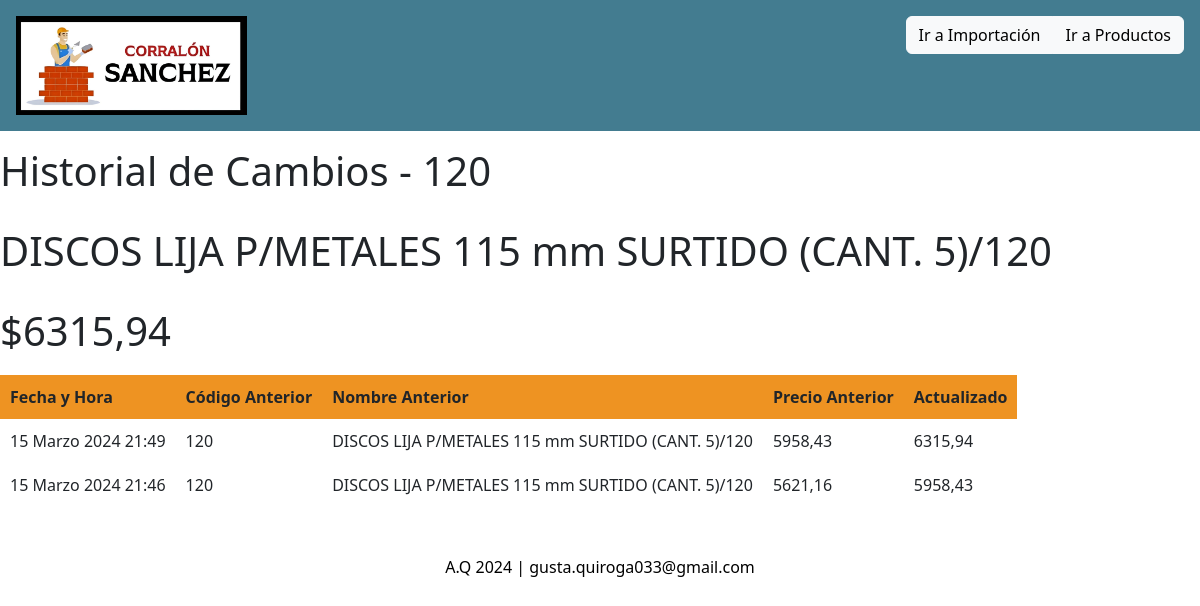
The page /ver_historial/110624/ on the database as committed earlier.
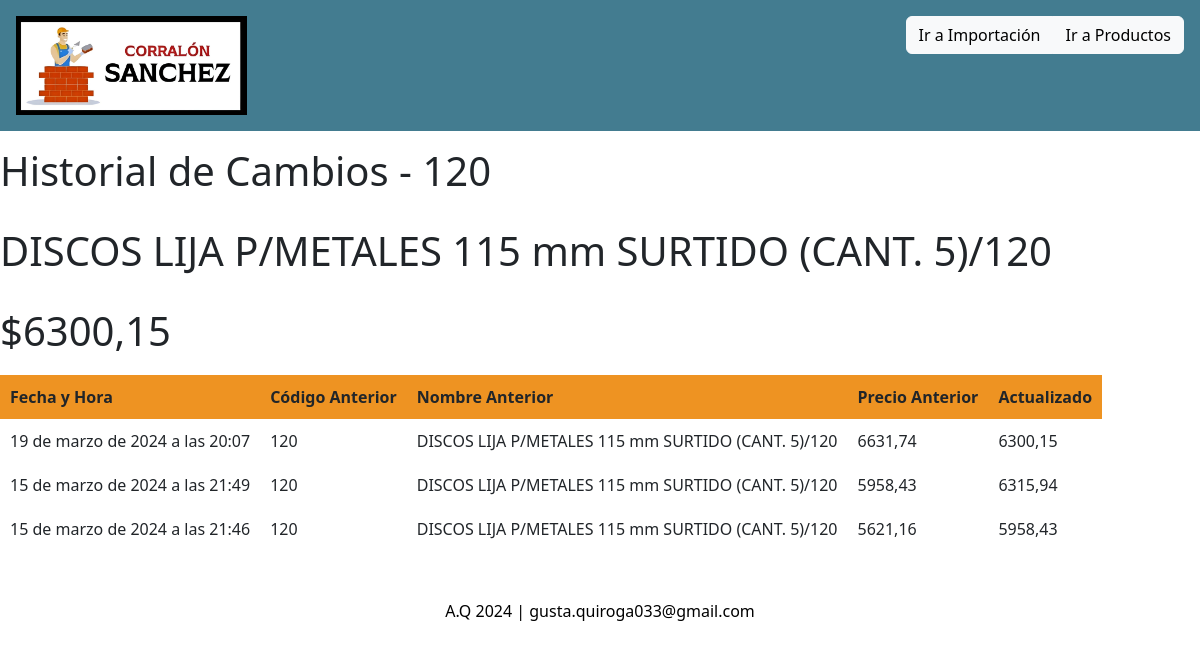
The same page on the database as committed later.
### controlStock/models.py (models this page shows)
class Producto(models.Model):
    id_pd = models.AutoField(primary_key=True)
    cod = models.CharField(max_length=20)
    des = models.CharField(max_length=75, blank=False)
    stock = models.IntegerField(default=0)
    pre = models.FloatField(blank=False)
    aju = models.CharField(max_length=4, blank=False)
    ofe = models.CharField(max_length=4, blank=False)
    en_carrito = models.BooleanField(default=False)
    cantidad = models.IntegerField(default=0)
    subtotal = models.FloatField(default=0)
    def __str__(self):
        return f"{self.cod} {self.des} {self.pre} {self.aju} {self.ofe} {self.stock}"

class HistorialProducto(models.Model):
    producto = models.ForeignKey(Producto, on_delete=models.CASCADE)
    nombre_anterior = models.CharField(max_length=255)
    cod_anterior = models.CharField(max_length=255)
    id_anterior = models.CharField(max_length=255)
    precio_anterior = models.DecimalField(max_digits=10, decimal_places=2)
    precio_actualizado = models.DecimalField(max_digits=10, decimal_places=2)
    fecha_cambio = models.DateTimeField(default=timezone.now)
    def __str__(self):
        return f'Cambio de {self.producto} el {self.fecha_cambio}'

### controlStock/views.py (the view)
# urls.py: path('ver_historial/<int:id_pd>/', ver_historial_producto, name='ver_historial_producto'),
def ver_historial_producto(request, id_pd):
    producto = get_object_or_404(Producto, id_pd=id_pd)
    historial = HistorialProducto.objects.filter(producto=producto).order_by('-fecha_cambio')  # Ordena por fecha de cambio descendente
    print(historial)
    print(f'id_pd recibido: {id_pd}')
    return render(request, 'producto/historial_producto.html', {'producto': producto, 'historial': historial})

### controlStock/templates/producto/historial_producto.html (shortened to what this page needs)
{% extends "base.html" %}
{% block historial_content %}
  <h1>Historial de Cambios - {{ producto.cod }} </h1>
  <br>
  <h1> {{ producto.des }} </h1>
  <br>
  <h1>${{ producto.pre|floatformat:2 }}</h1>
  <table class="table-spaced">
    <thead>
      <tr>
        <th>Fecha y Hora</th>
        <th>Código Anterior</th>
        <th>Nombre Anterior</th>
        <th>Precio Anterior</th>
        <th>Actualizado </th>
      </tr>
    </thead>
    <tbody>
      {% for cambio in historial %}
        <tr>
          <td>{{ cambio.fecha_cambio }}</td>
          <td>{{ cambio.cod_anterior }}</td>
          <td>{{ cambio.nombre_anterior }}</td>
          <td>{{ cambio.precio_anterior }}</td>
          <td>{{ cambio.precio_actualizado }}</td>
        </tr>
      {% endfor %}
    </tbody>
  </table>
{% endblock %}

Rows that differ between the two databases and show on the page:
changed Producto "DISCOS LIJA P/METALES 115 mm SURTIDO (CANT. 5)/120": pre "6315,94" → "6300,15"
added HistorialProducto: fecha_cambio "19 de marzo de 2024 a las 20:07", cod_anterior "120", nombre_anterior "DISCOS LIJA P/METALES 115 mm SURTIDO (CANT. 5)/120", precio_anterior "6631,74", precio_actualizado "6300,15"
computed for HistorialProducto: fecha_cambio "15 Marzo 2024 21:49" → "15 de marzo de 2024 a las 21:49"
computed for HistorialProducto: fecha_cambio "15 Marzo 2024 21:46" → "15 de marzo de 2024 a las 21:46"
